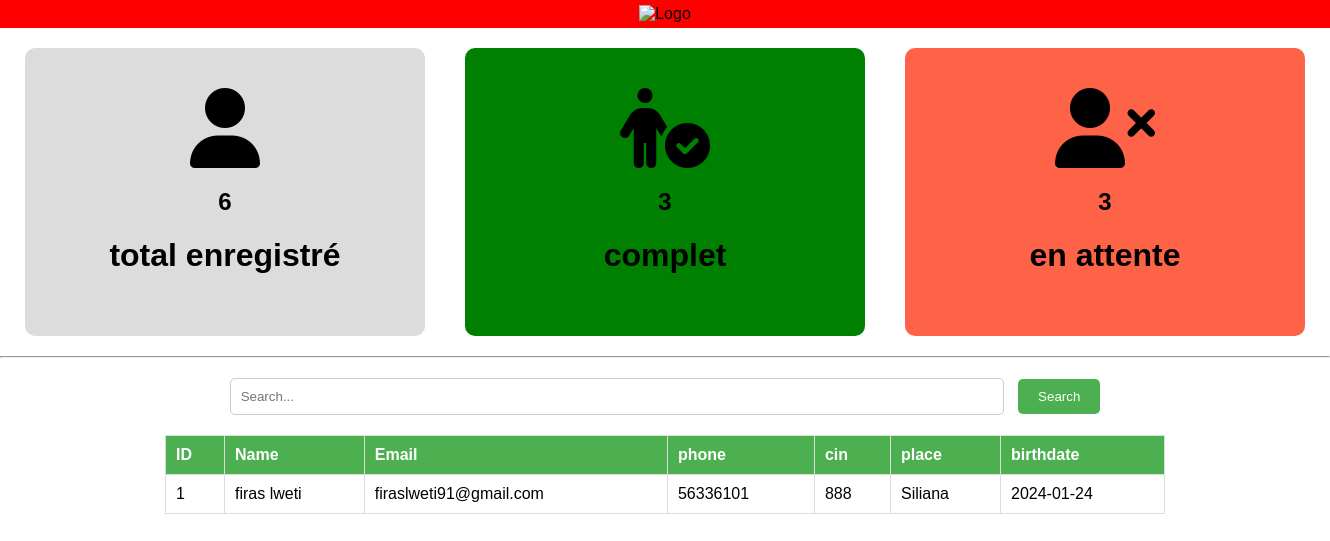
Screenshot of /admin/dashboard.php with the database file from the repository.
### tables this page shows
CREATE TABLE `users` (
  `id` int(50) NOT NULL,
  `username` varchar(50) NOT NULL,
  `cin` int(8) NOT NULL,
  `password` text NOT NULL,
  `email` text NOT NULL,
  `phone` int(8) NOT NULL,
  `state` text NOT NULL,
  `adress` text NOT NULL,
  `birth` date NOT NULL
);

### admin/dashboard.php (the view, shortened to what this page needs)
<!DOCTYPE html>
<html lang="en">
<head>
</head>
<body>
    <nav>
        <img src="images/pngegg.png" alt="Logo">
    </nav>
    <div class="boxes">
        <div class="all">
             <a style="text-decoration: none; color: black;" href="allusers.php"><div class="box" style="background-color: gainsboro;">
                <i class="fa-solid fa-user" style="font-size: 80px;"></i>
                <?php
                    include "../server.php";
                    $res = "SELECT * FROM rendezvous";
                    $ql = mysqli_query($conn, $res);
                    if ($num = mysqli_num_rows($ql)) {
                        echo "<h2>$num</h2>";
                    }
                    ?>
                <h1>total enregistré</h1>
            </div></a>
           <a href="complete.php"> <div class="box" style="background-color: green;">
                <i class="fa-solid fa-person-circle-check" style="font-size: 80px;"></i>
                <?php
                    include "../server.php";
                    $res = "SELECT * FROM rendezvous WHERE situation Like 'complete'";
                    $ql = mysqli_query($conn, $res);
                    if ($num = mysqli_num_rows($ql)) {
                        echo "<h2>$num</h2>";
                    }
                    ?>
                <h1>complet</h1>
            </div>
            </a>
            <a href="waitlist.php"><div class="box" style="background-color: tomato;">
                <i class="fa-solid fa-user-xmark" style="font-size: 80px;"></i>
                <?php
                    include "../server.php";
                    $res = "SELECT * FROM rendezvous WHERE situation LIKE 'incomplete'";
                    $ql = mysqli_query($conn, $res);
                    if ($num = mysqli_num_rows($ql)) {
                        echo "<h2>$num</h2>";
                    }
                    ?>
                <h1>en attente</h1>
            </div>
            </a>
        </div>
    </div>
    <hr style="max-width: 1800px; margin: auto;">
    <div class="cherch">
        <input type="search" id="searchInput" placeholder="Search..." />
        <button type="button" onclick="searchTable()">Search</button>
    </div>
    <table id="dataTable">
        <?php
        include "../server.php";
        $sel = "SELECT * FROM users";
        $res = mysqli_query($conn , $sel);
        while ($row = mysqli_fetch_array($res)){
            echo "
            <thead>
            <tr>
                <th>ID</th>
                <th>Name</th>
                <th>Email</th>
                <th>phone</th>
                <th>cin</th>
                <th>place</th>
                <th>birthdate</th>
            </tr>
        </thead>
        <tbody>
            <tr>
                <td>{$row['id']}</td>
                <td>{$row['username']}</td>
                <td>{$row['email']}</td>
                <td>{$row['phone']}</td>
                <td>{$row['cin']}</td>
                <td>{$row['state']}</td>
                <td>{$row['birth']}</td>
            </tr>
        </tbody>
    </table>
            ";
        }
        ?>
</body>
</html>

### admin/dashboard.php (style rules this page uses)
body { padding: 0; margin: 0; font-family: 'Arial', sans-serif; }
nav { background-color: red; padding: 5px; text-align: center; }
nav img { width: 40px; }
a { text-decoration : none; color : black ; }
.boxes { display: grid; place-items: center; }
.all { display: flex; justify-content: center; text-align: center; margin: 10px; max-width: 1800px; margin: auto; }
.box { margin: 20px; padding: 40px; border-radius: 10px; width: 40vh; }
.cherch { margin: 20px; text-align: center; }
input[type="search"] { padding: 10px; width: 60%; border: 1px solid #ccc; border-radius: 5px; margin-right: 10px; }
button { padding: 10px 20px; background-color: #4CAF50; color: white; border: none; border-radius: 5px; cursor: pointer; }
table { width: 100%; border-collapse: collapse; margin-top: 20px; max-width: 1000px; margin: auto; }
th, td { border: 1px solid #ddd; padding: 10px; text-align: left; }
th { background-color: #4CAF50; color: white; }

### rows the page displays
users: id "1", username "firas lweti", email "firaslweti91@gmail.com", phone "56336101", cin "888", state "Siliana", birth "2024-01-24"

### other values shown
$num "6"
$num "3"
